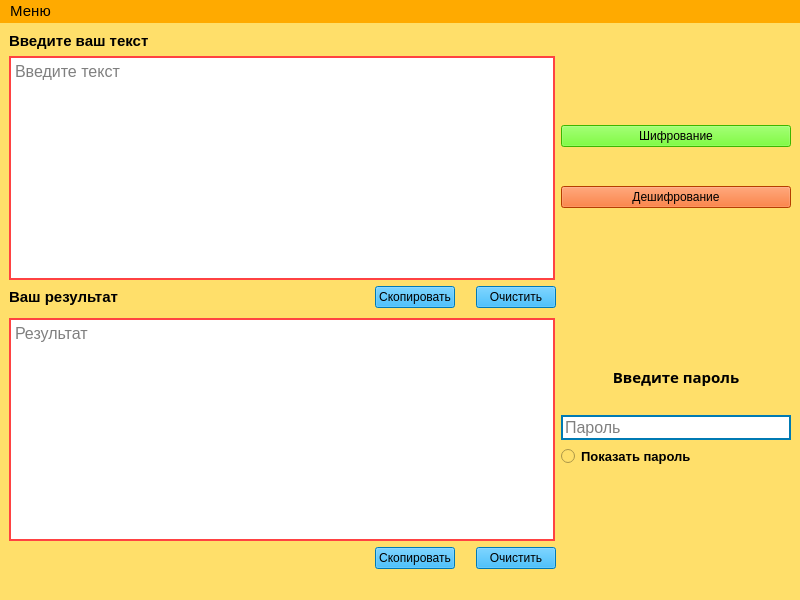
<?xml version="1.0" encoding="UTF-8"?>
<ui version="4.0">
 <class>main_window</class>
 <widget class="QMainWindow" name="main_window">
  <property name="geometry">
   <rect>
    <x>0</x>
    <y>0</y>
    <width>800</width>
    <height>600</height>
   </rect>
  </property>
  <property name="windowTitle">
   <string>AES cipher</string>
  </property>
  <property name="styleSheet">
   <string notr="true"> background-color: rgb(255, 223, 106);</string>
  </property>
  <widget class="QWidget" name="centralwidget">
   <layout class="QVBoxLayout" name="verticalLayout_3">
    <item>
     <layout class="QVBoxLayout" name="verticalLayout">
      <item>
       <layout class="QHBoxLayout" name="horizontalLayout_3">
        <item>
         <widget class="QLabel" name="label_3">
          <property name="font">
           <font>
            <pointsize>11</pointsize>
            <weight>75</weight>
            <bold>true</bold>
           </font>
          </property>
          <property name="text">
           <string>Введите ваш текст</string>
          </property>
         </widget>
        </item>
       </layout>
      </item>
      <item>
       <layout class="QHBoxLayout" name="horizontalLayout_5">
        <property name="sizeConstraint">
         <enum>QLayout::SetFixedSize</enum>
        </property>
        <item>
         <widget class="QTextEdit" name="setText">
          <property name="font">
           <font>
            <pointsize>12</pointsize>
           </font>
          </property>
          <property name="layoutDirection">
           <enum>Qt::LeftToRight</enum>
          </property>
          <property name="autoFillBackground">
           <bool>false</bool>
          </property>
          <property name="styleSheet">
           <string notr="true">QTextEdit {
	background-color: rgb(255, 255, 255);

  border: 2px solid gray;
	border-color: rgb(255, 66, 66);

}

</string>
          </property>
          <property name="frameShape">
           <enum>QFrame::StyledPanel</enum>
          </property>
          <property name="autoFormatting">
           <set>QTextEdit::AutoNone</set>
          </property>
          <property name="html">
           <string>&lt;!DOCTYPE HTML PUBLIC &quot;-//W3C//DTD HTML 4.0//EN&quot; &quot;http://www.w3.org/TR/REC-html40/strict.dtd&quot;&gt;
&lt;html&gt;&lt;head&gt;&lt;meta name=&quot;qrichtext&quot; content=&quot;1&quot; /&gt;&lt;style type=&quot;text/css&quot;&gt;
p, li { white-space: pre-wrap; }
&lt;/style&gt;&lt;/head&gt;&lt;body style=&quot; font-family:'MS Shell Dlg 2'; font-size:12pt; font-weight:400; font-style:normal;&quot;&gt;
&lt;p style=&quot;-qt-paragraph-type:empty; margin-top:0px; margin-bottom:0px; margin-left:0px; margin-right:0px; -qt-block-indent:0; text-indent:0px; font-size:8.25pt;&quot;&gt;&lt;br /&gt;&lt;/p&gt;&lt;/body&gt;&lt;/html&gt;</string>
          </property>
          <property name="overwriteMode">
           <bool>false</bool>
          </property>
          <property name="acceptRichText">
           <bool>true</bool>
          </property>
          <property name="cursorWidth">
           <number>2</number>
          </property>
          <property name="placeholderText">
           <string>Введите текст</string>
          </property>
         </widget>
        </item>
        <item>
         <layout class="QGridLayout" name="gridLayout_7">
          <item row="4" column="0">
           <widget class="QPushButton" name="decrypt">
            <property name="sizePolicy">
             <sizepolicy hsizetype="Preferred" vsizetype="Fixed">
              <horstretch>0</horstretch>
              <verstretch>0</verstretch>
             </sizepolicy>
            </property>
            <property name="styleSheet">
             <string notr="true">QPushButton {
background-color:rgb(255, 85, 0);
font: 12pt &quot;Swis721 Hv BT&quot;;	
	
}
QPushButton:pressed {
    
	background-color: qlineargradient(spread:pad, x1:0, y1:0, x2:1, y2:0, stop:0 rgba(216, 0, 0, 255), stop:1 rgba(255, 255, 255, 255));
}</string>
            </property>
            <property name="text">
             <string>Дешифрование</string>
            </property>
           </widget>
          </item>
          <item row="3" column="0">
           <spacer name="horizontalSpacer_9">
            <property name="orientation">
             <enum>Qt::Horizontal</enum>
            </property>
            <property name="sizeType">
             <enum>QSizePolicy::Fixed</enum>
            </property>
            <property name="sizeHint" stdset="0">
             <size>
              <width>230</width>
              <height>13</height>
             </size>
            </property>
           </spacer>
          </item>
          <item row="0" column="0">
           <spacer name="verticalSpacer_5">
            <property name="orientation">
             <enum>Qt::Vertical</enum>
            </property>
            <property name="sizeType">
             <enum>QSizePolicy::Fixed</enum>
            </property>
            <property name="sizeHint" stdset="0">
             <size>
              <width>20</width>
              <height>49</height>
             </size>
            </property>
           </spacer>
          </item>
          <item row="5" column="0">
           <spacer name="verticalSpacer_3">
            <property name="orientation">
             <enum>Qt::Vertical</enum>
            </property>
            <property name="sizeType">
             <enum>QSizePolicy::Fixed</enum>
            </property>
            <property name="sizeHint" stdset="0">
             <size>
              <width>20</width>
              <height>50</height>
             </size>
            </property>
           </spacer>
          </item>
          <item row="2" column="0">
           <widget class="QPushButton" name="encrypt">
            <property name="sizePolicy">
             <sizepolicy hsizetype="Preferred" vsizetype="Fixed">
              <horstretch>0</horstretch>
              <verstretch>0</verstretch>
             </sizepolicy>
            </property>
            <property name="minimumSize">
             <size>
              <width>0</width>
              <height>0</height>
             </size>
            </property>
            <property name="styleSheet">
             <string notr="true">QPushButton {
	background-color: qconicalgradient(cx:0.5, cy:0.5, angle:0, stop:0 rgba(21, 255, 18, 206), stop:0.35 rgba(255, 188, 188, 80), stop:0.4 rgba(255, 162, 162, 80), stop:0.425 rgba(255, 132, 132, 156), stop:0.44 rgba(252, 128, 128, 80), stop:1 rgba(255, 255, 255, 0));
background-color: rgb(85, 255, 0);
	
	font: 12pt &quot;Swis721 Hv BT&quot;;
	
}
QPushButton:pressed {

	
	
	background-color: qlineargradient(spread:pad, x1:0, y1:0, x2:1, y2:0, stop:0 rgba(0, 196, 59, 255), stop:1 rgba(255, 255, 255, 255));
}</string>
            </property>
            <property name="text">
             <string>Шифрование</string>
            </property>
           </widget>
          </item>
         </layout>
        </item>
       </layout>
      </item>
      <item>
       <layout class="QHBoxLayout" name="horizontalLayout_2">
        <item>
         <widget class="QLabel" name="label">
          <property name="font">
           <font>
            <pointsize>11</pointsize>
            <weight>75</weight>
            <bold>true</bold>
           </font>
          </property>
          <property name="text">
           <string>Ваш результат</string>
          </property>
         </widget>
        </item>
        <item>
         <spacer name="horizontalSpacer_4">
          <property name="orientation">
           <enum>Qt::Horizontal</enum>
          </property>
          <property name="sizeHint" stdset="0">
           <size>
            <width>40</width>
            <height>20</height>
           </size>
          </property>
         </spacer>
        </item>
        <item>
         <widget class="QPushButton" name="Button_for_copy1">
          <property name="font">
           <font>
            <pointsize>9</pointsize>
           </font>
          </property>
          <property name="styleSheet">
           <string notr="true">background-color: rgb(0, 170, 255);</string>
          </property>
          <property name="text">
           <string>Скопировать</string>
          </property>
         </widget>
        </item>
        <item>
         <spacer name="horizontalSpacer_3">
          <property name="orientation">
           <enum>Qt::Horizontal</enum>
          </property>
          <property name="sizeType">
           <enum>QSizePolicy::Fixed</enum>
          </property>
          <property name="sizeHint" stdset="0">
           <size>
            <width>15</width>
            <height>15</height>
           </size>
          </property>
         </spacer>
        </item>
        <item>
         <widget class="QPushButton" name="Button_for_cut1">
          <property name="font">
           <font>
            <pointsize>9</pointsize>
           </font>
          </property>
          <property name="styleSheet">
           <string notr="true">background-color: rgb(0, 170, 255);</string>
          </property>
          <property name="text">
           <string>Очистить</string>
          </property>
         </widget>
        </item>
        <item>
         <spacer name="horizontalSpacer_7">
          <property name="orientation">
           <enum>Qt::Horizontal</enum>
          </property>
          <property name="sizeType">
           <enum>QSizePolicy::Fixed</enum>
          </property>
          <property name="sizeHint" stdset="0">
           <size>
            <width>235</width>
            <height>20</height>
           </size>
          </property>
         </spacer>
        </item>
       </layout>
      </item>
      <item>
       <spacer name="verticalSpacer">
        <property name="orientation">
         <enum>Qt::Vertical</enum>
        </property>
        <property name="sizeType">
         <enum>QSizePolicy::Fixed</enum>
        </property>
        <property name="sizeHint" stdset="0">
         <size>
          <width>20</width>
          <height>4</height>
         </size>
        </property>
       </spacer>
      </item>
      <item>
       <layout class="QGridLayout" name="gridLayout_3">
        <item row="0" column="0">
         <widget class="QTextEdit" name="takeText">
          <property name="font">
           <font>
            <pointsize>12</pointsize>
           </font>
          </property>
          <property name="styleSheet">
           <string notr="true">QTextEdit {
	background-color: rgb(255, 255, 255);
  qproperty-alignment: 'AlignVCenter | AlignRight';
  border: 2px solid gray;
	border-color: rgb(255, 66, 66);

}
</string>
          </property>
          <property name="readOnly">
           <bool>true</bool>
          </property>
          <property name="placeholderText">
           <string>Результат</string>
          </property>
         </widget>
        </item>
        <item row="0" column="1">
         <layout class="QHBoxLayout" name="horizontalLayout_10">
          <item>
           <layout class="QVBoxLayout" name="verticalLayout_2">
            <item>
             <spacer name="horizontalSpacer_10">
              <property name="orientation">
               <enum>Qt::Horizontal</enum>
              </property>
              <property name="sizeType">
               <enum>QSizePolicy::Fixed</enum>
              </property>
              <property name="sizeHint" stdset="0">
               <size>
                <width>230</width>
                <height>27</height>
               </size>
              </property>
             </spacer>
            </item>
            <item>
             <widget class="QLabel" name="label_2">
              <property name="font">
               <font>
                <family>Swis721 Blk BT</family>
                <pointsize>11</pointsize>
                <weight>75</weight>
                <bold>true</bold>
               </font>
              </property>
              <property name="styleSheet">
               <string notr="true">Qlabel{
font: 8pt &quot;Swis721 Hv BT&quot;;}</string>
              </property>
              <property name="text">
               <string>Введите пароль</string>
              </property>
              <property name="alignment">
               <set>Qt::AlignCenter</set>
              </property>
             </widget>
            </item>
            <item>
             <layout class="QHBoxLayout" name="horizontalLayout_11">
              <item>
               <widget class="QLineEdit" name="setPass">
                <property name="enabled">
                 <bool>true</bool>
                </property>
                <property name="sizePolicy">
                 <sizepolicy hsizetype="Minimum" vsizetype="Fixed">
                  <horstretch>0</horstretch>
                  <verstretch>0</verstretch>
                 </sizepolicy>
                </property>
                <property name="minimumSize">
                 <size>
                  <width>20</width>
                  <height>0</height>
                 </size>
                </property>
                <property name="font">
                 <font>
                  <pointsize>12</pointsize>
                 </font>
                </property>
                <property name="styleSheet">
                 <string notr="true">QLineEdit {
	background-color: rgb(255, 255, 255);

  border: 2px solid gray;
	border-color: rgb(0, 122, 179);


}
</string>
                </property>
                <property name="inputMethodHints">
                 <set>Qt::ImhHiddenText|Qt::ImhMultiLine|Qt::ImhNoAutoUppercase|Qt::ImhNoPredictiveText|Qt::ImhSensitiveData</set>
                </property>
                <property name="text">
                 <string/>
                </property>
                <property name="frame">
                 <bool>true</bool>
                </property>
                <property name="echoMode">
                 <enum>QLineEdit::Password</enum>
                </property>
                <property name="alignment">
                 <set>Qt::AlignLeading|Qt::AlignLeft|Qt::AlignVCenter</set>
                </property>
                <property name="placeholderText">
                 <string>Пароль</string>
                </property>
               </widget>
              </item>
             </layout>
            </item>
            <item>
             <layout class="QHBoxLayout" name="horizontalLayout_14">
              <item>
               <spacer name="horizontalSpacer_11">
                <property name="orientation">
                 <enum>Qt::Horizontal</enum>
                </property>
                <property name="sizeType">
                 <enum>QSizePolicy::Fixed</enum>
                </property>
                <property name="sizeHint" stdset="0">
                 <size>
                  <width>0</width>
                  <height>20</height>
                 </size>
                </property>
               </spacer>
              </item>
              <item>
               <widget class="QRadioButton" name="showPass">
                <property name="font">
                 <font>
                  <pointsize>10</pointsize>
                  <weight>75</weight>
                  <bold>true</bold>
                 </font>
                </property>
                <property name="inputMethodHints">
                 <set>Qt::ImhDate</set>
                </property>
                <property name="text">
                 <string>Показать пароль</string>
                </property>
                <property name="iconSize">
                 <size>
                  <width>16</width>
                  <height>16</height>
                 </size>
                </property>
                <property name="checked">
                 <bool>false</bool>
                </property>
                <property name="autoRepeat">
                 <bool>false</bool>
                </property>
                <property name="autoExclusive">
                 <bool>true</bool>
                </property>
               </widget>
              </item>
             </layout>
            </item>
            <item>
             <spacer name="verticalSpacer_2">
              <property name="orientation">
               <enum>Qt::Vertical</enum>
              </property>
              <property name="sizeType">
               <enum>QSizePolicy::Fixed</enum>
              </property>
              <property name="sizeHint" stdset="0">
               <size>
                <width>20</width>
                <height>74</height>
               </size>
              </property>
             </spacer>
            </item>
           </layout>
          </item>
         </layout>
        </item>
       </layout>
      </item>
      <item>
       <layout class="QHBoxLayout" name="horizontalLayout_8"/>
      </item>
      <item>
       <layout class="QHBoxLayout" name="horizontalLayout">
        <item>
         <spacer name="horizontalSpacer">
          <property name="orientation">
           <enum>Qt::Horizontal</enum>
          </property>
          <property name="sizeHint" stdset="0">
           <size>
            <width>40</width>
            <height>20</height>
           </size>
          </property>
         </spacer>
        </item>
        <item>
         <widget class="QPushButton" name="Button_for_copy2">
          <property name="font">
           <font>
            <pointsize>9</pointsize>
           </font>
          </property>
          <property name="styleSheet">
           <string notr="true">background-color: rgb(0, 170, 255);</string>
          </property>
          <property name="text">
           <string>Скопировать</string>
          </property>
         </widget>
        </item>
        <item>
         <spacer name="horizontalSpacer_2">
          <property name="orientation">
           <enum>Qt::Horizontal</enum>
          </property>
          <property name="sizeType">
           <enum>QSizePolicy::Fixed</enum>
          </property>
          <property name="sizeHint" stdset="0">
           <size>
            <width>15</width>
            <height>15</height>
           </size>
          </property>
         </spacer>
        </item>
        <item>
         <widget class="QPushButton" name="Button_for_cut1_2">
          <property name="font">
           <font>
            <pointsize>9</pointsize>
           </font>
          </property>
          <property name="styleSheet">
           <string notr="true">background-color: rgb(0, 170, 255);</string>
          </property>
          <property name="text">
           <string>Очистить</string>
          </property>
         </widget>
        </item>
        <item>
         <spacer name="horizontalSpacer_8">
          <property name="orientation">
           <enum>Qt::Horizontal</enum>
          </property>
          <property name="sizeType">
           <enum>QSizePolicy::Fixed</enum>
          </property>
          <property name="sizeHint" stdset="0">
           <size>
            <width>235</width>
            <height>20</height>
           </size>
          </property>
         </spacer>
        </item>
       </layout>
      </item>
     </layout>
    </item>
   </layout>
  </widget>
  <widget class="QMenuBar" name="menubar">
   <property name="geometry">
    <rect>
     <x>0</x>
     <y>0</y>
     <width>800</width>
     <height>26</height>
    </rect>
   </property>
   <property name="font">
    <font>
     <pointsize>11</pointsize>
    </font>
   </property>
   <property name="styleSheet">
    <string notr="true">background-color: rgb(255, 170, 0);</string>
   </property>
   <widget class="QMenu" name="menu">
    <property name="font">
     <font>
      <pointsize>11</pointsize>
     </font>
    </property>
    <property name="styleSheet">
     <string notr="true">border-style: solid;
                             border-width: 1px;
                            border-color: black;</string>
    </property>
    <property name="title">
     <string>Меню</string>
    </property>
    <widget class="QMenu" name="menu_2">
     <property name="font">
      <font>
       <pointsize>11</pointsize>
      </font>
     </property>
     <property name="styleSheet">
      <string notr="true">border-style: solid;
                             border-width: 1px;
                            border-color: black;</string>
     </property>
     <property name="title">
      <string>Сохранить файл</string>
     </property>
     <addaction name="save_text"/>
     <addaction name="save_result"/>
    </widget>
    <widget class="QMenu" name="menu_3">
     <property name="title">
      <string>Выбор алгоритма</string>
     </property>
     <addaction name="Set_Algorithm_AES_256"/>
     <addaction name="Set_Test_Algorithm"/>
    </widget>
    <addaction name="menu_2"/>
    <addaction name="Load"/>
    <addaction name="separator"/>
    <addaction name="menu_3"/>
    <addaction name="Quit"/>
   </widget>
   <addaction name="menu"/>
  </widget>
  <widget class="QStatusBar" name="statusbar"/>
  <action name="Load">
   <property name="text">
    <string>Загрузить файл</string>
   </property>
   <property name="shortcut">
    <string>Ctrl+L</string>
   </property>
  </action>
  <action name="Quit">
   <property name="text">
    <string>Выход</string>
   </property>
   <property name="shortcut">
    <string>Ctrl+Q</string>
   </property>
  </action>
  <action name="save_result">
   <property name="text">
    <string>Сохранить результат</string>
   </property>
   <property name="shortcut">
    <string>Ctrl+R</string>
   </property>
  </action>
  <action name="save_text">
   <property name="text">
    <string>Сохранить введенный текст</string>
   </property>
   <property name="shortcut">
    <string>Ctrl+T</string>
   </property>
  </action>
  <action name="Set_Algorithm_AES_256">
   <property name="checkable">
    <bool>true</bool>
   </property>
   <property name="checked">
    <bool>true</bool>
   </property>
   <property name="text">
    <string>AES 256 (Open SSL)</string>
   </property>
  </action>
  <action name="Set_Test_Algorithm">
   <property name="checkable">
    <bool>true</bool>
   </property>
   <property name="text">
    <string>Another algoritm</string>
   </property>
  </action>
 </widget>
 <resources/>
 <connections/>
</ui>
